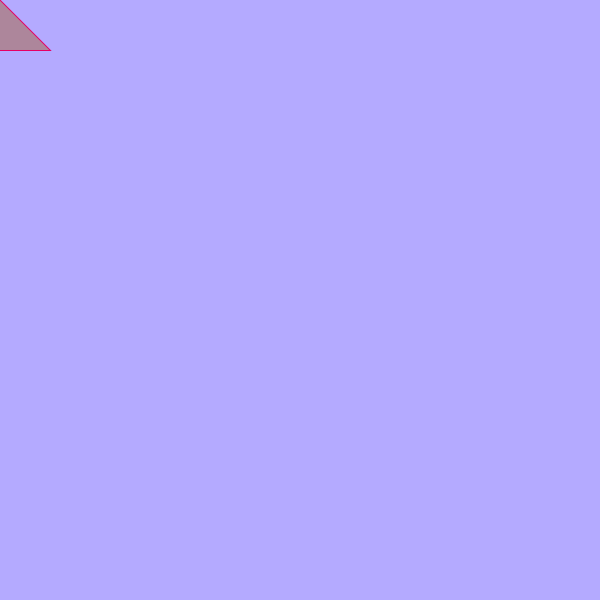
Frame 1 (no input)
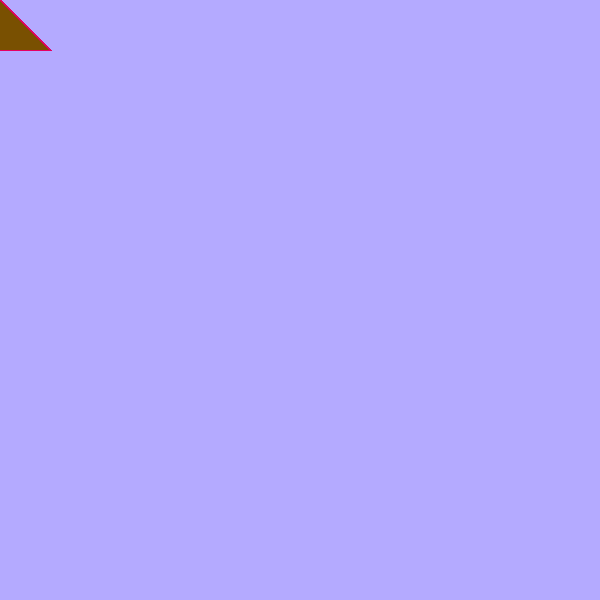
Frame 60 (the mouse pressed at the canvas centre just before this capture)
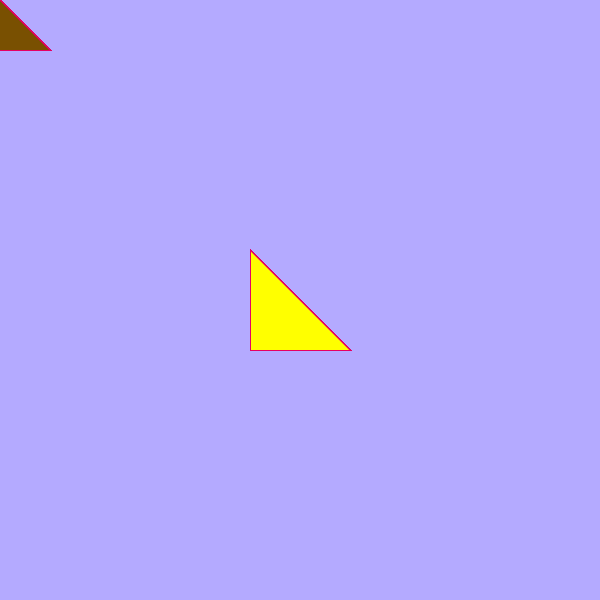
Frame 120 (the mouse held since frame 60 and released just before this capture)

The Processing sketch that drew these frames (run headless with seeded random() and noise(); from frame 60 on, the mouse is pressed at the canvas centre):

// Processing sketch: processing_13950
// ── processing_13950.pde

void setup() {
  size(600,600);
  background(180,170,255);
  smooth();
}

void draw() {
  if(mousePressed) {
  stroke(230,0,100);
  fill(255,255,0,210);
  }
  else{
    stroke(230,0,100);
    fill(random(255),80,0,100);
  }
  triangle(mouseX-50,mouseY-50,mouseX+50,mouseY+50,mouseX-50,mouseY+50);
}
                
                
